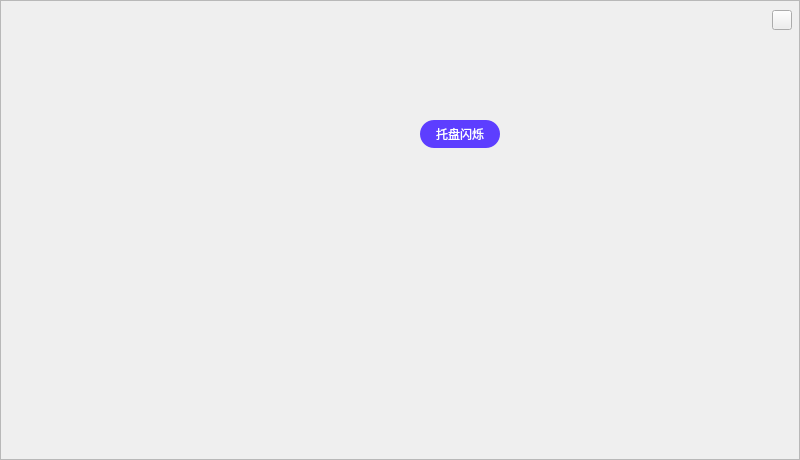
<?xml version="1.0" encoding="UTF-8"?>
<ui version="4.0">
 <class>SysteamTrayTestClass</class>
 <widget class="QWidget" name="SysteamTrayTestClass">
  <property name="geometry">
   <rect>
    <x>0</x>
    <y>0</y>
    <width>800</width>
    <height>460</height>
   </rect>
  </property>
  <property name="minimumSize">
   <size>
    <width>800</width>
    <height>0</height>
   </size>
  </property>
  <property name="windowTitle">
   <string>SysteamTrayTest</string>
  </property>
  <layout class="QGridLayout" name="gridLayout">
   <property name="leftMargin">
    <number>0</number>
   </property>
   <property name="topMargin">
    <number>0</number>
   </property>
   <property name="rightMargin">
    <number>0</number>
   </property>
   <property name="bottomMargin">
    <number>0</number>
   </property>
   <property name="spacing">
    <number>0</number>
   </property>
   <item row="0" column="0">
    <widget class="QFrame" name="frame">
     <property name="styleSheet">
      <string notr="true">#frame
{
	border-image: url(:/SysteamTrayTest/qrc/1.jpg);
}</string>
     </property>
     <property name="frameShape">
      <enum>QFrame::StyledPanel</enum>
     </property>
     <property name="frameShadow">
      <enum>QFrame::Raised</enum>
     </property>
     <widget class="QPushButton" name="pushButton">
      <property name="geometry">
       <rect>
        <x>772</x>
        <y>10</y>
        <width>20</width>
        <height>20</height>
       </rect>
      </property>
      <property name="cursor">
       <cursorShape>PointingHandCursor</cursorShape>
      </property>
      <property name="styleSheet">
       <string notr="true">border-image: url(:/SysteamTrayTest/qrc/ic_gb.png);</string>
      </property>
     </widget>
     <widget class="QPushButton" name="pushButton_test">
      <property name="geometry">
       <rect>
        <x>420</x>
        <y>120</y>
        <width>80</width>
        <height>28</height>
       </rect>
      </property>
      <property name="cursor">
       <cursorShape>PointingHandCursor</cursorShape>
      </property>
      <property name="styleSheet">
       <string notr="true">background: #5D3EFF;
border-radius: 14px;
font-size: 12px;
font-family: 微软雅黑;
color: #FFFFFF;</string>
      </property>
      <property name="text">
       <string>托盘闪烁</string>
      </property>
      <property name="checkable">
       <bool>true</bool>
      </property>
     </widget>
    </widget>
   </item>
  </layout>
 </widget>
 <layoutdefault spacing="6" margin="11"/>
 <resources>
  <include location="SysteamTrayTest.qrc"/>
 </resources>
 <connections/>
</ui>
